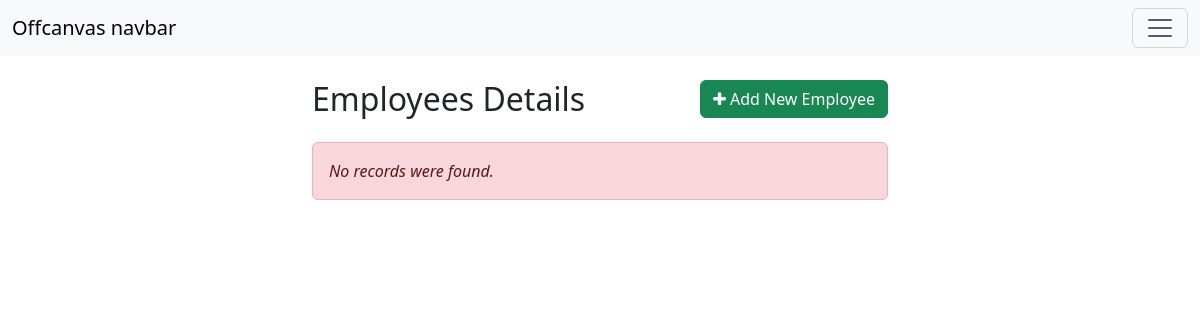
The page /alumni-list.php on the database as committed earlier.
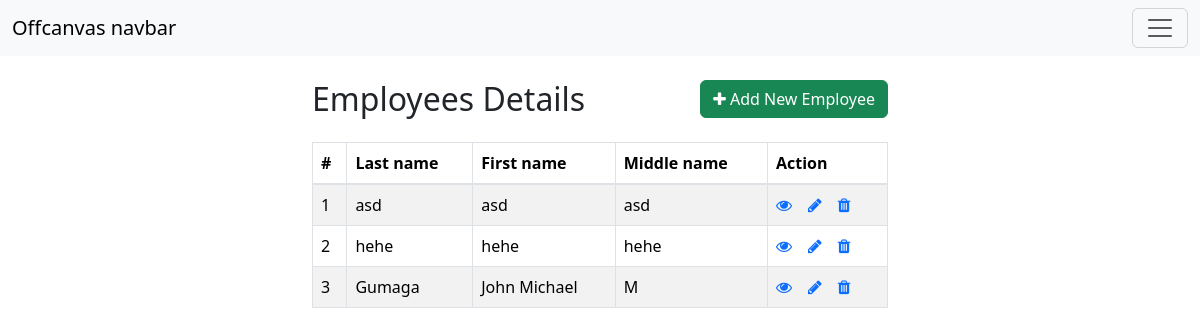
The same page on the database as committed later.
### tables this page shows
CREATE TABLE `alumni` (
  `id` int(11) NOT NULL,
  `last_name` varchar(100) NOT NULL,
  `first_name` varchar(100) NOT NULL,
  `middle_name` varchar(100) NOT NULL,
  `email` varchar(255) NOT NULL,
  `password` varchar(50) NOT NULL
);

### alumni-list.php (the view, shortened to what this page needs)
<!DOCTYPE html>
<html lang="en">
<head>
    <link rel="stylesheet" href="https://stackpath.bootstrapcdn.com/bootstrap/4.5.2/css/bootstrap.min.css">
    <link rel="stylesheet" href="https://maxcdn.bootstrapcdn.com/font-awesome/4.7.0/css/font-awesome.min.css">
</head>
<nav class="navbar bg-body-tertiary fixed-top">
  <div class="container-fluid">
    <a class="navbar-brand" href="#">Offcanvas navbar</a>
    <button class="navbar-toggler" type="button" data-bs-toggle="offcanvas" data-bs-target="#offcanvasNavbar" aria-controls="offcanvasNavbar" aria-label="Toggle navigation">
      <span class="navbar-toggler-icon"></span>
    </button>
  </div>
</nav>
<body>
    <div class="wrapper">
        <div class="container-fluid" style="margin-top:2rem;">
            <div class="row">
                <div class="col-md-12">
                    <div class="mt-5 mb-3 clearfix">
                        <h2 class="pull-left">Employees Details</h2>
                        <a href="alumni-create.php" class="btn btn-success pull-right"><i class="fa fa-plus"></i> Add New Employee</a>
                    </div>
                    <?php
                    require_once "./db/config.php";
                    $sql = "SELECT * FROM alumni";
                    if($result = $pdo->query($sql)){
                        if($result->rowCount() > 0){
                            echo '<table class="table table-bordered table-striped">';
                                echo "<thead>";
                                    echo "<tr>";
                                        echo "<th>#</th>";
                                        echo "<th>Last name</th>";
                                        echo "<th>First name</th>";
                                        echo "<th>Middle name</th>";
                                        echo "<th>Action</th>";
                                    echo "</tr>";
                                echo "</thead>";
                                echo "<tbody>";
                                while($row = $result->fetch()){
                                    echo "<tr>";
                                        echo "<td>" . $row['id'] . "</td>";
                                        echo "<td>" . $row['last_name'] . "</td>";
                                        echo "<td>" . $row['first_name'] . "</td>";
                                        echo "<td>" . $row['middle_name'] . "</td>";
                                        echo "<td>";
                                            echo '<a href="alumni-read.php?id='. $row['id'] .'" class="mr-3" title="View Record" data-toggle="tooltip"><span class="fa fa-eye"></span></a>';
                                            echo '<a href="alumni-update.php?id='. $row['id'] .'" class="mr-3" title="Update Record" data-toggle="tooltip"><span class="fa fa-pencil"></span></a>';
                                            echo '<a href="alumni-delete.php?id='. $row['id'] .'" title="Delete Record" data-toggle="tooltip"><span class="fa fa-trash"></span></a>';
                                        echo "</td>";
                                    echo "</tr>";
                                }
                                echo "</tbody>";
                            echo "</table>";
                        } else{
                            echo '<div class="alert alert-danger"><em>No records were found.</em></div>';
                        }
                    } else{
                        echo "Oops! Something went wrong. Please try again later.";
                    }
                    ?>
                </div>
            </div>
        </div>
    </div>
</body>
<link href="https://cdn.jsdelivr.net/npm/bootstrap@5.3.3/dist/css/bootstrap.min.css" rel="stylesheet">
</html>

### alumni-list.php (style rules this page uses)
.wrapper { width: 600px; margin: 0 auto; }
table tr td:last-child { width: 120px; }

Rows that differ between the two databases and show on the page:
added alumni: id "1", last_name "asd", first_name "asd", middle_name "asd"
added alumni: id "2", last_name "hehe", first_name "hehe", middle_name "hehe"
added alumni: id "3", last_name "Gumaga", first_name "John Michael", middle_name "M"
Other text that changed with them:
text no longer shown: "No records were found."
text now shown: "# Last name First name Middle name Action"
